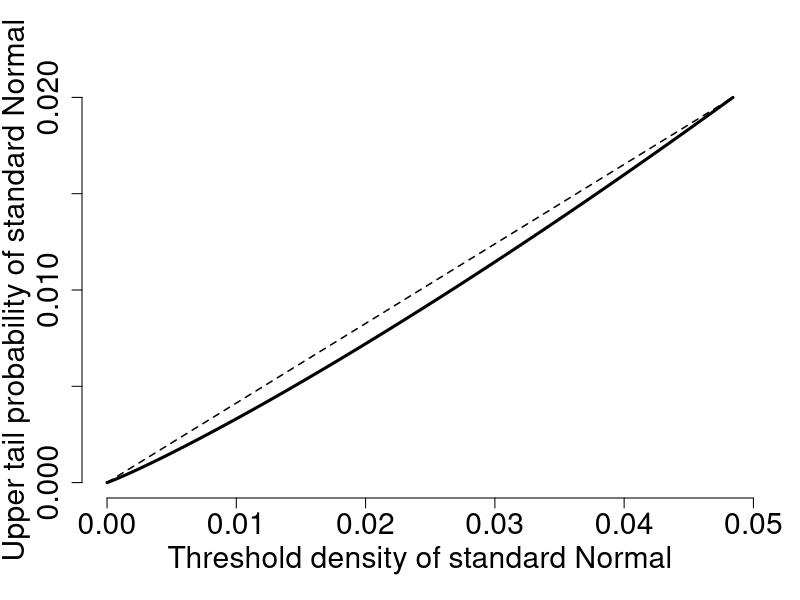

This chart was generated by the following R code:
thr = seq(qnorm(0.98),6,length=1000)

ft = dnorm(thr)
prev = 1-pnorm(thr)

xs = range(ft)
ys = range(prev)

my.axis.cex = 1.8
pdf(paste('figures/suppFigures/prevalenceDensityRelationship.pdf', sep = ''),width=20,height=12)
par(mar=c(5,4,4,2)+0.1)
plot(
  ft,
  prev,
  ylim = c(0,0.02),
  type = "l",
  xlab = '',
  ylab = '',
  cex.axis = my.axis.cex,
  bty = 'n',
  lwd = 3
)
lines(
  x = xs,
  y = ys, 
  lty = 2,
  lwd = 1.5
)
mtext(
  side = 1 ,
  text = 'Threshold density of standard Normal',
  line = 2.7,
  cex = my.axis.cex
)
mtext(
  side = 2 ,
  text = 'Upper tail probability of standard Normal',
  line = 2.7,
  cex = my.axis.cex
)
dev.off()
